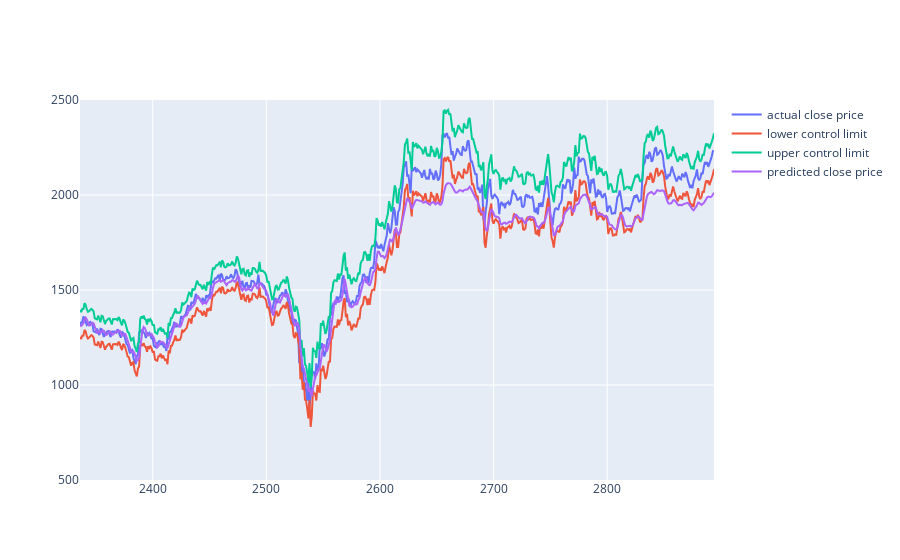

Notebook code cell kept with this figure:
### Code cell
fig = go.Figure()
fig.add_trace(go.Scatter(x=data.index[-actual_test_len:], y=y_test[:,0], mode='lines', name='actual close price'))
fig.add_trace(go.Scatter(x=df.index[-actual_test_len:], y= y_test_pred[:,0], mode='lines', name='predicted close price'))


fig.update_yaxes(range=[500, 2500])

### Figure 1 — Plotly figure (JSON) as saved in the notebook; plotly's stock layout.template omitted (floating-point values rounded to 4 significant figures; data arrays with more than 128 entries replaced by an {"elided": "..."} marker saying what was removed)
{"data": [{"mode": "lines", "name": "actual close price", "type": "scatter", "x": {"elided": "559 int values"}, "y": {"elided": "559 float values"}}, {"mode": "lines", "name": "lower control limit", "type": "scatter", "x": {"elided": "559 int values"}, "y": {"elided": "559 float values"}}, {"mode": "lines", "name": "upper control limit", "type": "scatter", "x": {"elided": "559 int values"}, "y": {"elided": "559 float values"}}, {"mode": "lines", "name": "predicted close price", "type": "scatter", "x": {"elided": "559 int values"}, "y": {"elided": "559 float values"}}], "layout": {"yaxis": {"range": [500, 2500]}}}
